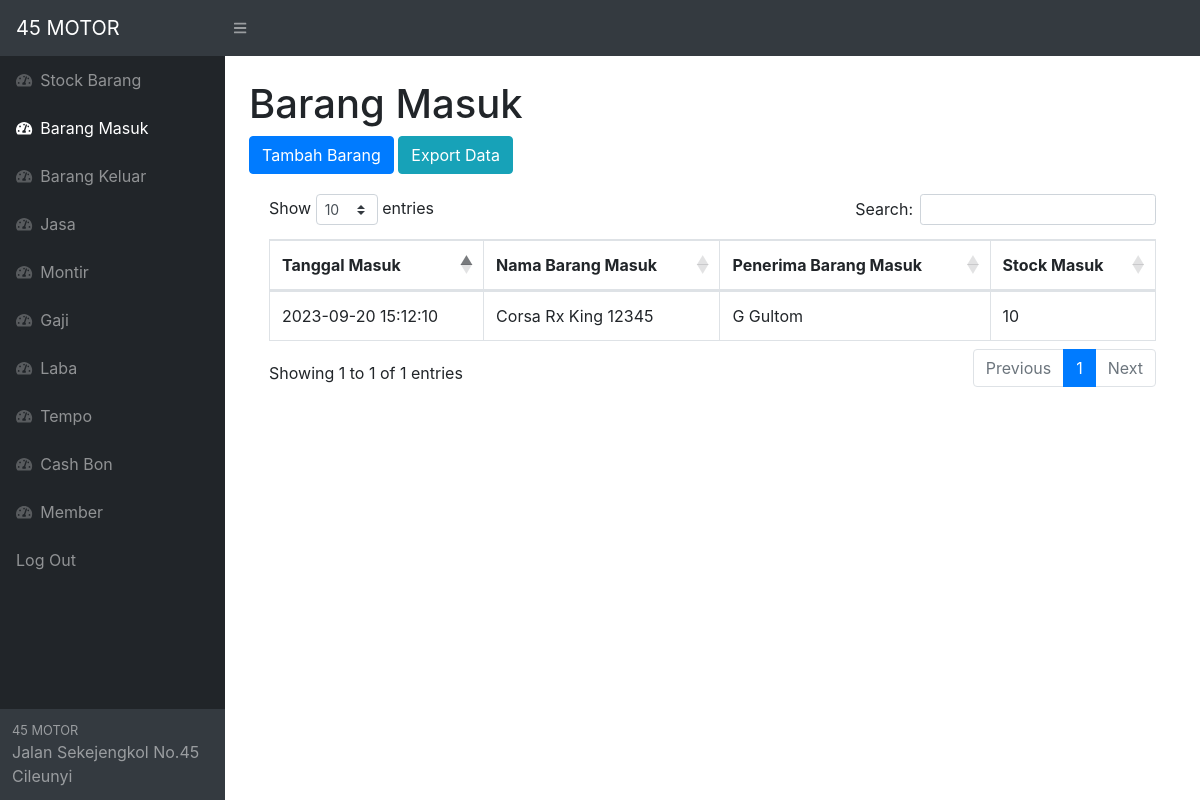
The app's page /masuk.php (signed in) with its own data.
### tables this page shows
CREATE TABLE `barangmasuk` (
  `idmasuk` int(11) NOT NULL,
  `idbarang` int(11) NOT NULL,
  `tanggalmasuk` timestamp NOT NULL DEFAULT current_timestamp() ON UPDATE current_timestamp(),
  `keterangan` varchar(25) NOT NULL,
  `qty` int(11) NOT NULL
);

CREATE TABLE `sisabarang` (
  `idbarang` int(11) NOT NULL,
  `namabarang` varchar(25) NOT NULL,
  `stocktersedia` int(11) NOT NULL,
  `hargajual` varchar(25) NOT NULL,
  `deskripsi` varchar(25) NOT NULL,
  `image` varchar(100) DEFAULT NULL
);

### masuk.php (the view, shortened to what this page needs)
<?php
require 'function.php';
?>
<!DOCTYPE html>
<html lang="en">
    <head>
        <link href="css/styles.css" rel="stylesheet" />
        <link href="https://cdn.datatables.net/1.10.20/css/dataTables.bootstrap4.min.css" rel="stylesheet" />
    </head>
    <body class="sb-nav-fixed">
        <nav class="sb-topnav navbar navbar-expand navbar-dark bg-dark">
            <a class="navbar-brand" href="index.php">45 MOTOR</a>
            <button class="btn btn-link btn-sm order-1 order-lg-0" id="sidebarToggle" href="#"><i class="fas fa-bars"></i></button>
        </nav>
        <div id="layoutSidenav">
            <div id="layoutSidenav_nav">
                <nav class="sb-sidenav accordion sb-sidenav-dark" id="sidenavAccordion">
                    <div class="sb-sidenav-menu">
                        <div class="nav">
                           <a class="nav-link" href="index.php">
                                <div class="sb-nav-link-icon"><i class="fas fa-tachometer-alt"></i></div>
                                Stock Barang
                            </a>
                             <a class="nav-link" href="masuk.php">
                                <div class="sb-nav-link-icon"><i class="fas fa-tachometer-alt"></i></div>
                                Barang Masuk
                            </a>
                             <a class="nav-link" href="keluar.php">
                                <div class="sb-nav-link-icon"><i class="fas fa-tachometer-alt"></i></div>
                                Barang Keluar
                            </a>
                             <a class="nav-link" href="jasa.php">
                                <div class="sb-nav-link-icon"><i class="fas fa-tachometer-alt"></i></div>
                                Jasa
                            </a>
                            <a class="nav-link" href="penghasilanmontir.php">
                                <div class="sb-nav-link-icon"><i class="fas fa-tachometer-alt"></i></div>
                                Montir
                            </a>
                            <a class="nav-link" href="gaji.php">
                                <div class="sb-nav-link-icon"><i class="fas fa-tachometer-alt"></i></div>
                                Gaji
                            </a>
                            <a class="nav-link" href="penghasilanowner.php">
                                <div class="sb-nav-link-icon"><i class="fas fa-tachometer-alt"></i></div>
                                Laba
                            </a>
                            <a class="nav-link" href="tempo.php">
                                <div class="sb-nav-link-icon"><i class="fas fa-tachometer-alt"></i></div>
                                Tempo
                            </a>
                            <a class="nav-link" href="cashbon.php">
                                <div class="sb-nav-link-icon"><i class="fas fa-tachometer-alt"></i></div>
                                Cash Bon
                            </a>
                            <a class="nav-link" href="member.php">
                                <div class="sb-nav-link-icon"><i class="fas fa-tachometer-alt"></i></div>
                                Member
                            </a>
                             <a class="nav-link" href="logout.php">
                                Log Out
                            </a>
                        </div>
                    </div>
                    <div class="sb-sidenav-footer">
                        <div class="small">45 MOTOR</div>
                        Jalan Sekejengkol No.45 Cileunyi
                    </div>
                </nav>
            </div>
            <div id="layoutSidenav_content">
                <main>
                    <div class="container-fluid">
                        <h1 class="mt-4">Barang Masuk</h1>
                        <button type="button" class="btn btn-primary" data-toggle="modal" data-target="#myModal">
                            Tambah Barang
                          </button>
                           <a href="exportbarangmasuk.php" class="btn btn-info"> Export Data </a>
                            <div class="card-body">
                                <div class="table-responsive">
                                    <table class="table table-bordered" id="dataTable" width="100%" cellspacing="0">
                                        <thead>
                                            <tr>
                                                <th>Tanggal Masuk</th>
                                                <th>Nama Barang Masuk</th>
                                                <th>Penerima Barang Masuk</th>
                                                <th>Stock Masuk</th>
                                            </tr>
                                        </thead>
                                         <tbody>
                                            <?php
                                            $ambilsemuadatastock=mysqli_query($conn,"select*from barangmasuk m, sisabarang s where s.idbarang = m.idbarang");
                                            while($data=mysqli_fetch_array($ambilsemuadatastock)){
                                                $namabarang = $data['namabarang'];
                                                $tanggalmasuk = $data['tanggalmasuk'];
                                                $keterangan = $data['keterangan'];
                                                $qty = $data['qty'];
                                                ?>
                                            <tr>
                                                <td><?=$tanggalmasuk;?></td>
                                                <td><?=$namabarang;?></td>
                                                <td><?=$keterangan;?></td>
                                                <td><?=$qty;?></td>
                                            </tr>
                                            <?php
                                        };
                                        ?>
                                        </tbody>
                                    </table>
                                </div>
                            </div>
                    </div>
                </main>
            </div>
        </div>
    </body>
</html>

### records on screen
barangmasuk: tanggalmasuk "2023-09-20 15:12:10", idbarang.namabarang "Corsa Rx King 12345", keterangan "G Gultom", qty "10"
